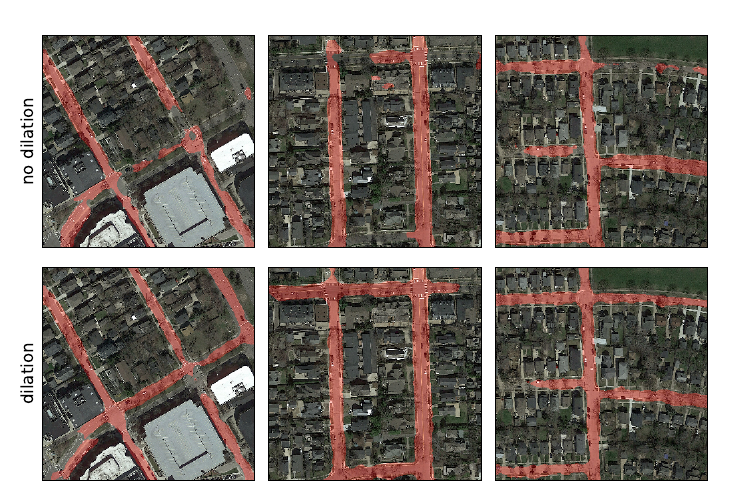

Write Python code to recreate this figure.
import numpy as np
import skimage.io as io
import matplotlib.pyplot as plt
import os

output_path = 'comparison_dilation_plot.pdf'

image_paths = ['./images/dilation difference/images/test_107.png', 
               './images/dilation difference/images/test_151.png', 
               './images/dilation difference/images/test_201.png',
               './images/dilation difference/images/test_107.png', 
               './images/dilation difference/images/test_151.png', 
               './images/dilation difference/images/test_201.png']
mask_paths = ['./images/dilation difference/results/test_107_unet.png', 
              './images/dilation difference/results/test_151_unet.png', 
              './images/dilation difference/results/test_201_unet.png', 
              './images/dilation difference/results/test_107_unet_dilated_v2_transposed.png', 
              './images/dilation difference/results/test_151_unet_dilated_v2_transposed.png', 
              './images/dilation difference/results/test_201_unet_dilated_v2_transposed.png']

xlabels = ['', 
           '', 
           '', 
           '', 
           '', 
           '']
ylabels = ['no dilation', 
           '', 
           '', 
           'dilation', 
           '', 
           '']


def normalize(img):
    if np.max(img) > 1.0:
        return img / 255.0
    else:
        return img


color = [0.3, 0.0, 0.0]
columns = 3
rows = 2
fig = plt.figure(figsize=(15.0 / rows, 15.0 / columns))
plt.title(' ')
plt.axis('off')
plt.tight_layout()

axs = []

for i in range(0, columns * rows):
    img = normalize(io.imread(image_paths[i], as_gray=False))
    img = normalize(img)
    mask = io.imread(mask_paths[i], as_gray=True)
    mask = np.repeat(mask[:, :, np.newaxis], 3, axis=2)
    mask = normalize(mask)

    overlay = np.minimum(img + mask * color, 1.0)

    ax = fig.add_subplot(rows, columns, i+1)
    axs.append(ax)
    plt.imshow(overlay)
    plt.xticks([])
    plt.yticks([])
    plt.tight_layout()

    plt.subplots_adjust(wspace=-0.15, hspace=None)

    ax.set_ylabel(ylabels[i], fontsize=12, fontweight='normal')
    ax.set_xlabel(xlabels[i], fontsize=12, fontweight='normal')
    ax.xaxis.set_label_position('top')

fig.savefig(output_path, dpi=150)
fig.savefig(output_path.split('.')[-2] + '.png', dpi=150)
